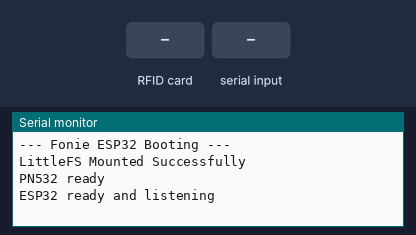
A program run on a simulated ESP32-C3. On the bench: the last lines printed to the serial monitor. Inputs (shaded band) come from the test bench. WiFi joins after 1.5 s; servers stay silent unless stated; storage starts empty.

Above: at 1.2 s.
1.3 s: RFID card 5E 7A 19 C4 held to the reader
At 2.1 s:
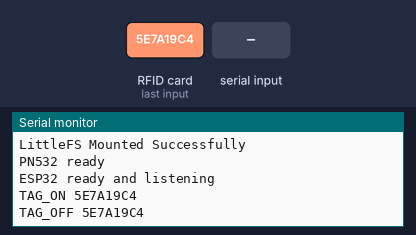
2.9 s: "WIFI_AP_START\n" received over Serial
At 3.4 s:
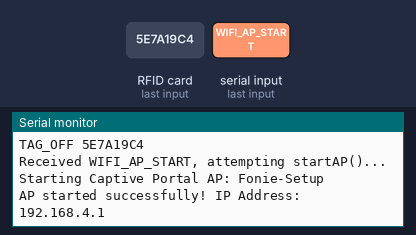
4.4 s: "WIFI_CONNECT\n" received over the second serial link
At 5.6 s:
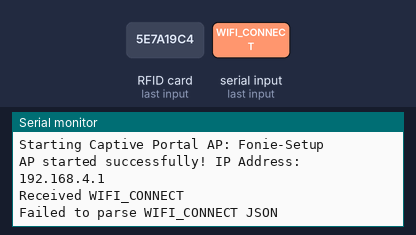

The program:

main.cpp
```cpp
#include <SPI.h>
#include <Wire.h>
#include <PN532_I2C.h>
#include <PN532.h>
#include <WiFi.h>
#include <WebServer.h>
#include <DNSServer.h>
#include <ArduinoOTA.h>
#include <ArduinoJson.h>
#include <LittleFS.h>
#include <ESPmDNS.h>

#define SDA_PIN 3
#define SCL_PIN 4
#define RPI_TX  21   // ESP32 TX → Pi RX
#define RPI_RX  20   // ESP32 RX ← Pi TX

#define FIRMWARE_VERSION "1.1.3"

PN532_I2C pn532_i2c(Wire);
PN532 nfc(pn532_i2c);
HardwareSerial RpiSerial(1);   // UART1

const unsigned long POLL_INTERVAL_MS = 50;
const int MAX_MISSED_READS           = 3; // 3 consecutive misses (~150ms) triggers TAG_OFF

bool inApMode = false;
bool inStaMode = false;
bool otaStarted = false;
bool pn532_connected = false;
bool tagPresent = false;
int missedReads = 0;
String currentUid = "";
unsigned long lastSeen = 0, lastPoll = 0;

// Wi-Fi / Captive Portal State
const byte DNS_PORT = 53;
DNSServer dnsServer;
WebServer server(80);
String uidToString(uint8_t *uid, uint8_t len) {
  String s;
  for (uint8_t i = 0; i < len; i++) { if (uid[i] < 0x10) s += "0"; s += String(uid[i], HEX); }
  s.toUpperCase(); return s;
}

// -- Captive Portal Handlers --
void handleRoot() {
  if (LittleFS.exists("/index.html")) {
    File file = LittleFS.open("/index.html", "r");
    server.streamFile(file, "text/html");
    file.close();
  } else {
    server.send(500, "text/plain", "Error: index.html not found in LittleFS. Did you upload the File System Image?");
  }
}

void handleScan() {
  int n = WiFi.scanNetworks();
  JsonDocument doc;
  JsonArray array = doc.to<JsonArray>();
  for (int i = 0; i < n; ++i) {
    JsonObject obj = array.add<JsonObject>();
    obj["ssid"] = WiFi.SSID(i);
    obj["rssi"] = WiFi.RSSI(i);
    obj["secure"] = WiFi.encryptionType(i) != WIFI_AUTH_OPEN;
  }
  String json;
  serializeJson(doc, json);
  server.send(200, "application/json", json);
}

void handleSave() {
  String ssid = server.arg("ssid");
  String pass = server.arg("pass");

  // Send back to Pi
  JsonDocument doc;
  doc["event"] = "WIFI_CONFIG";
  doc["ssid"] = ssid;
  doc["pass"] = pass;
  String out;
  serializeJson(doc, out);

  // Flush UART and delay slightly to ensure transmission isn't corrupted
  RpiSerial.println(out);
  RpiSerial.flush();
  delay(10);

  Serial.println("Sent WIFI_CONFIG to Pi: " + ssid);

  server.send(200, "application/json", "{\"status\":\"ok\"}");
}

void startAP() {
  if (inApMode) return;

  Serial.println("Starting Captive Portal AP: Fonie-Setup");

  // Robust Wi-Fi AP Initialization for ESP32-C3
  WiFi.disconnect(true, true);
  delay(100);
  WiFi.mode(WIFI_AP);

  // Workaround for some C3 boards browning out or failing RF calibration
  WiFi.setTxPower(WIFI_POWER_8_5dBm);

  // Start AP on channel 1, no password, max 4 connections
  bool success = WiFi.softAP("Fonie-Setup", NULL, 1, 0, 4);

  if (success) {
    Serial.print("AP started successfully! IP Address: ");
    Serial.println(WiFi.softAPIP());
  } else {
    Serial.println("FAILED to start AP!");
  }

  dnsServer.start(DNS_PORT, "*", WiFi.softAPIP());

  server.on("/", HTTP_GET, handleRoot);
  server.on("/scan", HTTP_GET, handleScan);
  server.on("/save", HTTP_POST, handleSave);
  server.onNotFound(handleRoot); // Redirect all to root
  server.begin();

  inApMode = true;
  inStaMode = false;
}

void startSTA(const char* ssid, const char* pass) {
  if (inApMode) {
    dnsServer.stop();
    server.stop();
    inApMode = false;
  }
  Serial.printf("Connecting to Wi-Fi STA: %s\n", ssid);
  WiFi.disconnect(true);
  delay(50);
  WiFi.mode(WIFI_STA);
  WiFi.setHostname("fonie-esp32");
  WiFi.begin(ssid, pass);
  inStaMode = true;
  otaStarted = false;
}

void setup() {
  Serial.begin(115200);                                    // USB debug
  unsigned long startWait = millis();
  while (!Serial && millis() - startWait < 4000) {
    delay(10); // Wait up to 4s for serial monitor to connect
  }
  Serial.println("\n\n--- Fonie ESP32 Booting ---");
  RpiSerial.begin(115200, SERIAL_8N1, RPI_RX, RPI_TX);   // UART to Pi

  if (!LittleFS.begin(true)) {
    Serial.println("LittleFS Mount Failed");
  } else {
    Serial.println("LittleFS Mounted Successfully");
  }

  Wire.begin(SDA_PIN, SCL_PIN);
  nfc.begin();
  if (!nfc.getFirmwareVersion()) {
    Serial.println("No PN532 found. Running in UART-only mode.");
    RpiSerial.println("{\"event\":\"ERROR\",\"msg\":\"No PN532 found\"}");
    pn532_connected = false;
  } else {
    nfc.SAMConfig();
    Serial.println("PN532 ready");
    pn532_connected = true;
  }
  RpiSerial.println("{\"event\":\"READY\",\"version\":\"" FIRMWARE_VERSION "\"}");
  Serial.println("ESP32 ready and listening");
}

void handleSerialCommand(const String& cmd) {
  if (cmd.indexOf("\"event\":\"PING\"") >= 0 || cmd.indexOf("\"event\": \"PING\"") >= 0) {
    Serial.println("Received PING");
    RpiSerial.println("{\"event\":\"PONG\",\"version\":\"" FIRMWARE_VERSION "\"}");
    Serial.println("{\"event\":\"PONG\"}");
  }
  else if (cmd.indexOf("WIFI_AP_START") >= 0) {
    Serial.println("Received WIFI_AP_START, attempting startAP()...");
    RpiSerial.println("{\"event\":\"DEBUG\",\"msg\":\"ESP32: Received WIFI_AP_START\"}");
    startAP();
    RpiSerial.println("{\"event\":\"DEBUG\",\"msg\":\"ESP32: startAP() finished\"}");
  }
  else if (cmd.indexOf("WIFI_CONNECT") >= 0) {
    Serial.println("Received WIFI_CONNECT");
    JsonDocument doc;
    DeserializationError error = deserializeJson(doc, cmd);
    if (!error) {
      const char* ssid = doc["ssid"] | "";
      const char* pass = doc["pass"] | "";
      startSTA(ssid, pass);
    } else {
      Serial.println("Failed to parse WIFI_CONNECT JSON");
    }
  }
}

void loop() {
  static unsigned long lastHeartbeat = 0;
  if (millis() - lastHeartbeat > 5000) {
    lastHeartbeat = millis();
  }

  if (inApMode) {
    dnsServer.processNextRequest();
    server.handleClient();
  }
  if (inStaMode && WiFi.status() == WL_CONNECTED) {
    if (!otaStarted) {
      Serial.print("Wi-Fi connected! IP address: ");
      Serial.println(WiFi.localIP());
      if (MDNS.begin("fonie-esp32")) {
        MDNS.addService("http", "tcp", 80);
        Serial.println("mDNS responder started: fonie-esp32.local");
      }
      ArduinoOTA.setHostname("fonie-esp32");
      ArduinoOTA.begin();
      otaStarted = true;

      RpiSerial.print("{\"event\":\"WIFI_CONNECTED\",\"ip\":\"");
      RpiSerial.print(WiFi.localIP());
      RpiSerial.println("\"}");
    }
  }

  if (otaStarted) {
    ArduinoOTA.handle();
  }

  // Read UART from Pi (RpiSerial)
  static String rpiBuffer = "";
  while (RpiSerial.available()) {
    char c = (char)RpiSerial.read();
    if (c == '\n') {
      rpiBuffer.trim();
      if (rpiBuffer.length() > 0) {
        handleSerialCommand(rpiBuffer);
      }
      rpiBuffer = "";
    } else {
      rpiBuffer += c;
    }
  }

  // Read USB Serial for debugging
  static String usbBuffer = "";
  while (Serial.available()) {
    char c = (char)Serial.read();
    if (c == '\n') {
      usbBuffer.trim();
      if (usbBuffer.length() > 0) {
        handleSerialCommand(usbBuffer);
      }
      usbBuffer = "";
    } else {
      usbBuffer += c;
    }
  }

  unsigned long now = millis();
  if (pn532_connected && (now - lastPoll >= POLL_INTERVAL_MS)) {
    lastPoll = now;

    uint8_t uid[7], uidLength;
    bool ok = nfc.readPassiveTargetID(PN532_MIFARE_ISO14443A, uid, &uidLength, 5);

    if (ok) {
      String uidStr = uidToString(uid, uidLength);
      lastSeen = now;
      missedReads = 0; // Reset consecutive miss counter on successful read
      if (!tagPresent) {
        tagPresent = true;
        currentUid = uidStr;
        RpiSerial.printf("{\"event\":\"TAG_ON\",\"uid\":\"%s\"}\n", currentUid.c_str());
        Serial.printf("TAG_ON %s\n", currentUid.c_str());
      } else if (uidStr != currentUid) {
        RpiSerial.printf("{\"event\":\"TAG_OFF\",\"uid\":\"%s\"}\n", currentUid.c_str());
        RpiSerial.printf("{\"event\":\"TAG_ON\",\"uid\":\"%s\"}\n", uidStr.c_str());
        currentUid = uidStr;
        Serial.printf("TAG_CHANGED %s\n", currentUid.c_str());
      }
    } else if (tagPresent) {
      missedReads++;
      if (missedReads >= MAX_MISSED_READS) {
        RpiSerial.printf("{\"event\":\"TAG_OFF\",\"uid\":\"%s\"}\n", currentUid.c_str());
        Serial.printf("TAG_OFF %s\n", currentUid.c_str());
        tagPresent = false;
        currentUid = "";
        missedReads = 0;
      }
    }
  }
}
```

Measured:
- after the input at 1.3 s, the serial monitor: prints a new line at once (image 1)
- after the input at 2.9 s, the serial monitor: prints a new line at once (image 2)
- after the input at 4.4 s, the serial monitor: prints a new line at once (image 3)
